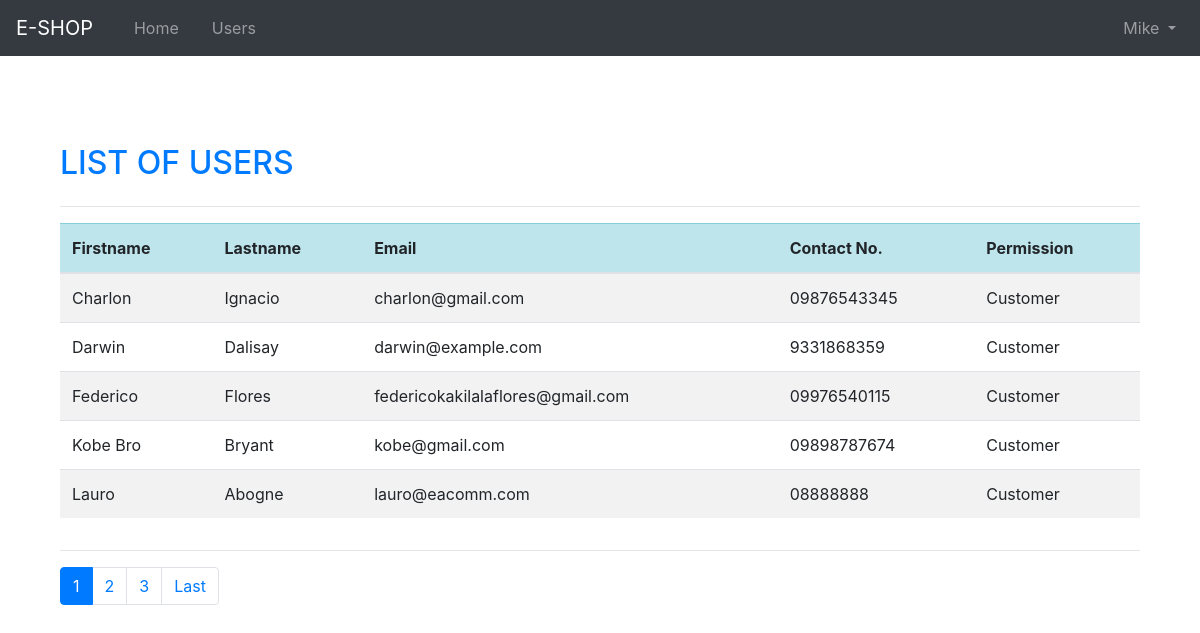
The app's page /admin/users.php (signed in) with its own data.
### tables this page shows
CREATE TABLE `tbl_users` (
  `id` int(11) NOT NULL,
  `firstname` varchar(40) NOT NULL,
  `lastname` varchar(40) NOT NULL,
  `email` varchar(70) NOT NULL,
  `contact_number` varchar(70) NOT NULL,
  `address` text NOT NULL,
  `password` varchar(256) NOT NULL,
  `access_level` varchar(16) NOT NULL,
  `access_code` text NOT NULL,
  `status` int(11) NOT NULL COMMENT '0=pending, 1=confirmed',
  `created` datetime NOT NULL,
  `modified` timestamp NOT NULL DEFAULT CURRENT_TIMESTAMP ON UPDATE CURRENT_TIMESTAMP
);

### config/core.php (called while the page is built, shortened)
<?php
$home_url = "http://localhost/backend-exercises/php_login_register";
$page_number = isset($_GET['page']) ? $_GET["page"] : 1;
$records_per_page = 5;
$page_start_num = ($page_number * $records_per_page) - $records_per_page;

### classes/User.php (called while the page is built, shortened)
<?php
class User{
    private $table_name = "tbl_users";
    private $conn;
    public function __construct($conn){
        $this->conn = $conn;
    }
    public function read($page_start_num, $records_per_page){
        $query = "SELECT firstname, lastname, email, contact_number, access_level
        FROM " . $this->table_name .
        " ORDER BY firstname ASC LIMIT " . $page_start_num . "," . $records_per_page;
        $stmt = $this->conn->prepare($query);
        $stmt->execute();
        return $stmt->fetchAll();
    }
    public function countAll(){
        $query = "SELECT id FROM " . $this->table_name;
        $stmt = $this->conn->prepare($query);
        $stmt->execute();
        return $stmt->rowCount();
    }
}

### admin/users.php (the view, shortened to what this page needs)
<?php
    include_once("../config/core.php");
    include_once("layout_header.php");
    include_once("../classes/User.php");
    $database = new Database();
    $conn = $database->connect();
    $user = new User($conn);
    $users = $user->read($page_start_num, $records_per_page);
    $total_users = $user->countAll();
    $total_pages = ceil($total_users / $records_per_page);
    $range = 2;
    $initial_btn = $page_number - $range;
    $last_btn = ($page_number + $range) + 1;
?>
    <div class="col-md-12">
    <h2 class="text-primary mt-default text-uppercase mb-4">List of Users</h2>
        <hr>
        <div class="table-responsive">
            <table class="table table-striped">
                <thead>
                    <tr class="table-info">
                        <th>Firstname</th>
                        <th>Lastname</th>
                        <th>Email</th>
                        <th>Contact No.</th>
                        <th>Permission</th>
                    </tr>
                </thead>
                <tbody>
                <?php
                    foreach($users as $user) :
                ?>
                    <tr>
                        <td class="text-capitalize"><?php echo $user['firstname'] ?></td>
                        <td class="text-capitalize"><?php echo $user['lastname'] ?></td>
                        <td><?php echo $user['email'] ?></td>
                        <td class="text-capitalize"><?php echo $user['contact_number'] ?></td>
                        <td class="text-capitalize"><?php echo $user['access_level'] ?></td>
                    </tr>
                <?php endforeach ?>
                </tbody>
            </table>
        </div>
        <hr>
        <?php
            include_once("pagination_controls.php");
        ?>
    </div>
<?php
   include_once("layout_footer.php");
?>

### admin/layout_header.php (shortened to what this page needs)
<!DOCTYPE html>
<html lang="en">
<head>
    <link rel="stylesheet" href="<?php echo $home_url ?>/vendor/bootstrap/dist/css/bootstrap.min.css">
    <link rel="stylesheet" href="<?php echo $home_url ?>/vendor/fontawesome/css/all.min.css">
    <link rel="stylesheet" href="<?php echo $home_url ?>/libs/css/admin.css">
</head>
<body>
    <?php include_once("navigation.php"); ?>
    <div class="container">

### admin/navigation.php (shortened to what this page needs)
 <nav class="navbar navbar-expand-sm bg-dark navbar-dark fixed-top">
    <a href="<?php echo $home_url ?>" class="navbar-brand">E-SHOP</a>
    <div class="collapse navbar-collapse" id="collapsibleNavbar">
            <ul class="navbar-nav">
                <li class="nav-item">
                    <a class="nav-link" href="<?php echo $home_url ?>/admin/index.php"><i class="fa fa-home"></i> Home</a>
                </li>
                <li class="nav-item">
                    <a class="nav-link" href="<?php echo $home_url ?>/admin/users"><i class="fa fa-users"></i> Users</a>
                </li>
            </ul>
            <ul class="navbar-nav ml-auto mr-0">
                <li class="nav-item dropdown">
                <a class="nav-link dropdown-toggle" href="#" id="navbardrop" data-toggle="dropdown">
                    <i class="fa fa-user"></i> <?php echo $_SESSION['firstname'] ?>
                </a>
                </li>
            </ul>
    </div>
</nav>

### admin/pagination_controls.php (shortened to what this page needs)
<ul class="pagination">
    <?php
        for($i = $initial_btn; $i < $last_btn; $i++){
            if($i > 0 && $i <= $total_pages){
                if($i == $page_number) {
                    echo '  <li class="page-item active"><a href="'. $home_url .'/admin/users?page='. $i .'" class="page-link">'. $i .'</a></li>';
                }else{
                    echo '  <li class="page-item"><a href="'. $home_url .'/admin/users?page='. $i .'" class="page-link">'. $i .'</a></li>';
                }
            }
        }
        if($page_number < $total_pages){
            echo '  <li class="page-item"><a href="'. $home_url .'/admin/users?page='. $total_pages .'" class="page-link">Last</a></li>';
        }
    ?>
</ul>

### admin/layout_footer.php (shortened to what this page needs)
</div>
</body>
</html>

### libs/css/admin.css (style rules this page uses)
:root { --mt-default: 18vh; }
.mt-default { margin-top: var(--mt-default); }

### records on screen
tbl_users: firstname "Charlon", lastname "Ignacio", email "charlon@gmail.com", contact_number "09876543345", access_level "Customer"
tbl_users: firstname "Darwin", lastname "Dalisay", email "darwin@example.com", contact_number "9331868359", access_level "Customer"
tbl_users: firstname "Federico", lastname "Flores", email "federicokakilalaflores@gmail.com", contact_number "09976540115", access_level "Customer"
tbl_users: firstname "Kobe Bro", lastname "Bryant", email "kobe@gmail.com", contact_number "09898787674", access_level "Customer"
tbl_users: firstname "Lauro", lastname "Abogne", email "lauro@eacomm.com", contact_number "08888888", access_level "Customer"

### other values on screen
$_SESSION['firstname'] "Mike"
